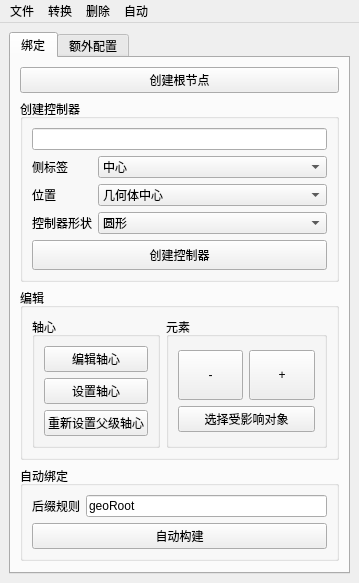
<?xml version="1.0" encoding="UTF-8"?>
<ui version="4.0">
 <class>MainWindow</class>
 <widget class="QMainWindow" name="MainWindow">
  <property name="geometry">
   <rect>
    <x>0</x>
    <y>0</y>
    <width>359</width>
    <height>526</height>
   </rect>
  </property>
  <property name="windowTitle">
   <string>主窗口</string>
  </property>
  <widget class="QWidget" name="centralwidget">
   <layout class="QGridLayout" name="gridLayout_7">
    <item row="0" column="0">
     <widget class="QTabWidget" name="tabWidget">
      <property name="currentIndex">
       <number>0</number>
      </property>
      <widget class="QWidget" name="rig_tab">
       <attribute name="title">
        <string>绑定</string>
       </attribute>
       <layout class="QGridLayout" name="gridLayout_6">
        <item row="0" column="0">
         <widget class="QPushButton" name="createRoot_pushButton">
          <property name="sizePolicy">
           <sizepolicy hsizetype="Expanding" vsizetype="Fixed">
            <horstretch>0</horstretch>
            <verstretch>0</verstretch>
           </sizepolicy>
          </property>
          <property name="text">
           <string>创建根节点</string>
          </property>
         </widget>
        </item>
        <item row="1" column="0">
         <widget class="QGroupBox" name="groupBox_3">
          <property name="title">
           <string>创建控制器</string>
          </property>
          <layout class="QGridLayout" name="gridLayout_2">
           <item row="1" column="0">
            <widget class="QLineEdit" name="createCtl_lineEdit">
             <property name="sizePolicy">
              <sizepolicy hsizetype="Expanding" vsizetype="Expanding">
               <horstretch>0</horstretch>
               <verstretch>0</verstretch>
              </sizepolicy>
             </property>
             <property name="minimumSize">
              <size>
               <width>150</width>
               <height>0</height>
              </size>
             </property>
            </widget>
           </item>
           <item row="3" column="0">
            <widget class="QPushButton" name="createCtl_pushButton">
             <property name="sizePolicy">
              <sizepolicy hsizetype="Expanding" vsizetype="Fixed">
               <horstretch>0</horstretch>
               <verstretch>0</verstretch>
              </sizepolicy>
             </property>
             <property name="minimumSize">
              <size>
               <width>0</width>
               <height>30</height>
              </size>
             </property>
             <property name="text">
              <string>创建控制器</string>
             </property>
            </widget>
           </item>
           <item row="2" column="0">
            <layout class="QFormLayout" name="formLayout_2">
             <item row="0" column="0">
              <widget class="QLabel" name="label">
               <property name="text">
                <string>侧标签</string>
               </property>
              </widget>
             </item>
             <item row="0" column="1">
              <widget class="QComboBox" name="side_comboBox">
               <property name="sizePolicy">
                <sizepolicy hsizetype="Expanding" vsizetype="Fixed">
                 <horstretch>0</horstretch>
                 <verstretch>0</verstretch>
                </sizepolicy>
               </property>
               <item>
                <property name="text">
                 <string>中心</string>
                </property>
               </item>
               <item>
                <property name="text">
                 <string>左</string>
                </property>
               </item>
               <item>
                <property name="text">
                 <string>右</string>
                </property>
               </item>
              </widget>
             </item>
             <item row="1" column="0">
              <widget class="QLabel" name="label_3">
               <property name="text">
                <string>位置</string>
               </property>
              </widget>
             </item>
             <item row="1" column="1">
              <widget class="QComboBox" name="position_comboBox">
               <property name="sizePolicy">
                <sizepolicy hsizetype="Expanding" vsizetype="Fixed">
                 <horstretch>0</horstretch>
                 <verstretch>0</verstretch>
                </sizepolicy>
               </property>
               <item>
                <property name="text">
                 <string>几何体中心</string>
                </property>
               </item>
               <item>
                <property name="text">
                 <string>几何体底部（Y轴最低点）</string>
                </property>
               </item>
               <item>
                <property name="text">
                 <string>世界中心</string>
                </property>
               </item>
              </widget>
             </item>
             <item row="2" column="0">
              <widget class="QLabel" name="label_2">
               <property name="text">
                <string>控制器形状</string>
               </property>
              </widget>
             </item>
             <item row="2" column="1">
              <widget class="QComboBox" name="shape_comboBox">
               <property name="sizePolicy">
                <sizepolicy hsizetype="Expanding" vsizetype="Fixed">
                 <horstretch>0</horstretch>
                 <verstretch>0</verstretch>
                </sizepolicy>
               </property>
               <item>
                <property name="text">
                 <string>圆形</string>
                </property>
               </item>
               <item>
                <property name="text">
                 <string>立方体</string>
                </property>
               </item>
              </widget>
             </item>
            </layout>
           </item>
          </layout>
         </widget>
        </item>
        <item row="2" column="0">
         <widget class="QGroupBox" name="groupBox_2">
          <property name="title">
           <string>编辑</string>
          </property>
          <layout class="QGridLayout" name="gridLayout">
           <item row="1" column="1">
            <widget class="QGroupBox" name="groupBox_4">
             <property name="title">
              <string>元素</string>
             </property>
             <layout class="QGridLayout" name="gridLayout_4">
              <item row="0" column="1">
               <layout class="QVBoxLayout" name="verticalLayout_2">
                <item>
                 <layout class="QHBoxLayout" name="horizontalLayout">
                  <item>
                   <widget class="QPushButton" name="remove_pushButton">
                    <property name="minimumSize">
                     <size>
                      <width>45</width>
                      <height>50</height>
                     </size>
                    </property>
                    <property name="text">
                     <string>-</string>
                    </property>
                   </widget>
                  </item>
                  <item>
                   <widget class="QPushButton" name="add_pushButton">
                    <property name="minimumSize">
                     <size>
                      <width>45</width>
                      <height>50</height>
                     </size>
                    </property>
                    <property name="text">
                     <string>+</string>
                    </property>
                   </widget>
                  </item>
                 </layout>
                </item>
                <item>
                 <widget class="QPushButton" name="selectAffected_pushButton">
                  <property name="text">
                   <string>选择受影响对象</string>
                  </property>
                 </widget>
                </item>
               </layout>
              </item>
             </layout>
            </widget>
           </item>
           <item row="1" column="0">
            <widget class="QGroupBox" name="groupBox">
             <property name="title">
              <string>轴心</string>
             </property>
             <layout class="QGridLayout" name="gridLayout_3">
              <item row="0" column="0">
               <layout class="QVBoxLayout" name="verticalLayout">
                <item>
                 <widget class="QPushButton" name="editPivot_pushButton">
                  <property name="text">
                   <string>编辑轴心</string>
                  </property>
                 </widget>
                </item>
                <item>
                 <widget class="QPushButton" name="setPivot_pushButton">
                  <property name="text">
                   <string>设置轴心</string>
                  </property>
                 </widget>
                </item>
                <item>
                 <widget class="QPushButton" name="reParentPivot_pushButton">
                  <property name="text">
                   <string>重新设置父级轴心</string>
                  </property>
                 </widget>
                </item>
               </layout>
              </item>
             </layout>
            </widget>
           </item>
          </layout>
         </widget>
        </item>
        <item row="3" column="0">
         <widget class="QGroupBox" name="groupBox_5">
          <property name="title">
           <string>自动绑定</string>
          </property>
          <layout class="QGridLayout" name="gridLayout_5">
           <item row="0" column="0">
            <layout class="QFormLayout" name="formLayout">
             <item row="0" column="0">
              <widget class="QLabel" name="suffix_label">
               <property name="text">
                <string>后缀规则</string>
               </property>
              </widget>
             </item>
             <item row="0" column="1">
              <widget class="QLineEdit" name="autoBuild_lineEdit">
               <property name="text">
                <string>geoRoot</string>
               </property>
              </widget>
             </item>
            </layout>
           </item>
           <item row="1" column="0">
            <widget class="QPushButton" name="autoRig_pushButton">
             <property name="text">
              <string>自动构建</string>
             </property>
            </widget>
           </item>
          </layout>
         </widget>
        </item>
        <item row="4" column="0">
         <spacer name="verticalSpacer">
          <property name="orientation">
           <enum>Qt::Vertical</enum>
          </property>
          <property name="sizeHint" stdset="0">
           <size>
            <width>17</width>
            <height>31</height>
           </size>
          </property>
         </spacer>
        </item>
       </layout>
       <zorder>verticalSpacer</zorder>
       <zorder>groupBox_3</zorder>
       <zorder>createRoot_pushButton</zorder>
       <zorder>groupBox_5</zorder>
       <zorder>groupBox_2</zorder>
      </widget>
      <widget class="QWidget" name="extraConfig_tab">
       <attribute name="title">
        <string>额外配置</string>
       </attribute>
       <layout class="QGridLayout" name="gridLayout_9">
        <item row="0" column="0">
         <widget class="QGroupBox" name="groupBox_6">
          <property name="title">
           <string>根</string>
          </property>
          <layout class="QFormLayout" name="formLayout_3">
           <item row="0" column="0">
            <widget class="QLabel" name="rootName_label">
             <property name="text">
              <string>根节点名称</string>
             </property>
            </widget>
           </item>
           <item row="0" column="1">
            <widget class="QLineEdit" name="rootName_lineEdit">
             <property name="text">
              <string>root</string>
             </property>
            </widget>
           </item>
          </layout>
         </widget>
        </item>
        <item row="1" column="0">
         <widget class="QGroupBox" name="groupBox_8">
          <property name="title">
           <string>主控制器（世界、局部、全局）</string>
          </property>
          <layout class="QGridLayout" name="gridLayout_8">
           <item row="1" column="0">
            <widget class="QCheckBox" name="fixSize_checkBox">
             <property name="text">
              <string>使用固定大小</string>
             </property>
            </widget>
           </item>
           <item row="0" column="0">
            <widget class="QCheckBox" name="worldCenter_checkBox">
             <property name="text">
              <string>主控制器在世界中心</string>
             </property>
             <property name="checked">
              <bool>true</bool>
             </property>
             <property name="tristate">
              <bool>false</bool>
             </property>
            </widget>
           </item>
           <item row="3" column="0">
            <layout class="QHBoxLayout" name="horizontalLayout_2">
             <item>
              <widget class="QLabel" name="label_5">
               <property name="text">
                <string>局部/全局控制器形状</string>
               </property>
              </widget>
             </item>
             <item>
              <widget class="QComboBox" name="mainCtlShape_comboBox">
               <property name="sizePolicy">
                <sizepolicy hsizetype="Expanding" vsizetype="Fixed">
                 <horstretch>0</horstretch>
                 <verstretch>0</verstretch>
                </sizepolicy>
               </property>
               <item>
                <property name="text">
                 <string>方形</string>
                </property>
               </item>
               <item>
                <property name="text">
                 <string>圆形</string>
                </property>
               </item>
              </widget>
             </item>
            </layout>
           </item>
           <item row="2" column="0">
            <layout class="QHBoxLayout" name="horizontalLayout_3">
             <item>
              <widget class="QLabel" name="label_4">
               <property name="text">
                <string>固定大小</string>
               </property>
              </widget>
             </item>
             <item>
              <widget class="QDoubleSpinBox" name="fixSize_doubleSpinBox">
               <property name="maximum">
                <double>9999.989999999999782</double>
               </property>
               <property name="singleStep">
                <double>10.000000000000000</double>
               </property>
               <property name="value">
                <double>100.000000000000000</double>
               </property>
              </widget>
             </item>
            </layout>
           </item>
           <item row="6" column="0">
            <layout class="QHBoxLayout" name="horizontalLayout_4">
             <item>
              <widget class="QLabel" name="label_6">
               <property name="text">
                <string>世界控制器形状</string>
               </property>
              </widget>
             </item>
             <item>
              <widget class="QComboBox" name="worldCtlShape_comboBox">
               <property name="sizePolicy">
                <sizepolicy hsizetype="Expanding" vsizetype="Fixed">
                 <horstretch>0</horstretch>
                 <verstretch>0</verstretch>
                </sizepolicy>
               </property>
               <item>
                <property name="text">
                 <string>圆形</string>
                </property>
               </item>
               <item>
                <property name="text">
                 <string>球体</string>
                </property>
               </item>
              </widget>
             </item>
            </layout>
           </item>
           <item row="5" column="0">
            <widget class="QCheckBox" name="worldCtl_checkBox">
             <property name="text">
              <string>创建世界控制器</string>
             </property>
             <property name="checked">
              <bool>true</bool>
             </property>
            </widget>
           </item>
           <item row="4" column="0">
            <widget class="Line" name="line">
             <property name="orientation">
              <enum>Qt::Horizontal</enum>
             </property>
            </widget>
           </item>
          </layout>
         </widget>
        </item>
        <item row="2" column="0">
         <widget class="QGroupBox" name="groupBox_7">
          <property name="title">
           <string>自定义集合</string>
          </property>
          <layout class="QFormLayout" name="formLayout_4">
           <item row="0" column="0">
            <widget class="QLabel" name="extraSets_label">
             <property name="text">
              <string>额外控制器集合</string>
             </property>
            </widget>
           </item>
           <item row="0" column="1">
            <widget class="QLineEdit" name="extraSets_lineEdit">
             <property name="text">
              <string>animSets.basic</string>
             </property>
            </widget>
           </item>
          </layout>
         </widget>
        </item>
        <item row="3" column="0">
         <spacer name="verticalSpacer_2">
          <property name="orientation">
           <enum>Qt::Vertical</enum>
          </property>
          <property name="sizeHint" stdset="0">
           <size>
            <width>20</width>
            <height>40</height>
           </size>
          </property>
         </spacer>
        </item>
       </layout>
      </widget>
     </widget>
    </item>
   </layout>
  </widget>
  <widget class="QMenuBar" name="menubar">
   <property name="geometry">
    <rect>
     <x>0</x>
     <y>0</y>
     <width>359</width>
     <height>21</height>
    </rect>
   </property>
   <widget class="QMenu" name="menuIO">
    <property name="title">
     <string>文件</string>
    </property>
    <addaction name="export_action"/>
    <addaction name="import_action"/>
    <addaction name="separator"/>
   </widget>
   <widget class="QMenu" name="menuConvert">
    <property name="title">
     <string>转换</string>
    </property>
    <addaction name="convertToShifterRig_action"/>
    <addaction name="createShifterGuide_action"/>
   </widget>
   <widget class="QMenu" name="menuDelete">
    <property name="title">
     <string>删除</string>
    </property>
    <addaction name="deletePivot_action"/>
    <addaction name="separator"/>
    <addaction name="deleteRig_action"/>
   </widget>
   <widget class="QMenu" name="menuAuto">
    <property name="title">
     <string>自动</string>
    </property>
    <addaction name="autoBuild_action"/>
   </widget>
   <addaction name="menuIO"/>
   <addaction name="menuConvert"/>
   <addaction name="menuDelete"/>
   <addaction name="menuAuto"/>
  </widget>
  <action name="export_action">
   <property name="text">
    <string>导出配置</string>
   </property>
  </action>
  <action name="import_action">
   <property name="text">
    <string>导入配置</string>
   </property>
  </action>
  <action name="convertToShifterRig_action">
   <property name="text">
    <string>转换为 Shifter 绑定</string>
   </property>
  </action>
  <action name="createShifterGuide_action">
   <property name="text">
    <string>创建 Shifter 引导</string>
   </property>
  </action>
  <action name="deleteRig_action">
   <property name="text">
    <string>删除绑定</string>
   </property>
  </action>
  <action name="deletePivot_action">
   <property name="text">
    <string>删除轴心</string>
   </property>
  </action>
  <action name="autoBuild_action">
   <property name="text">
    <string>自动构建</string>
   </property>
  </action>
 </widget>
 <resources/>
 <connections/>
</ui>
